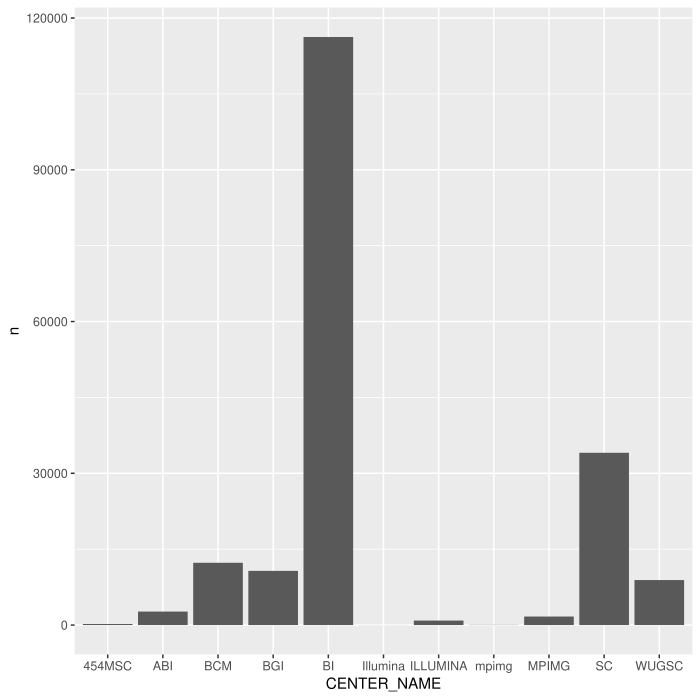

Write R code to recreate this figure.
pdf('1k_genome_center_hist.pdf')
d = read.table('../CookBookData/sequence.index',
			   header = TRUE,
			   sep = '\t',
			   fill = TRUE)
library(ggplot2)
library(dplyr)

counts = summarize(group_by(d, CENTER_NAME), n = n())
graph = ggplot(counts, aes(x = CENTER_NAME, y = n)) + geom_bar(stat = 'identity')
plot(graph)
dev.off()
